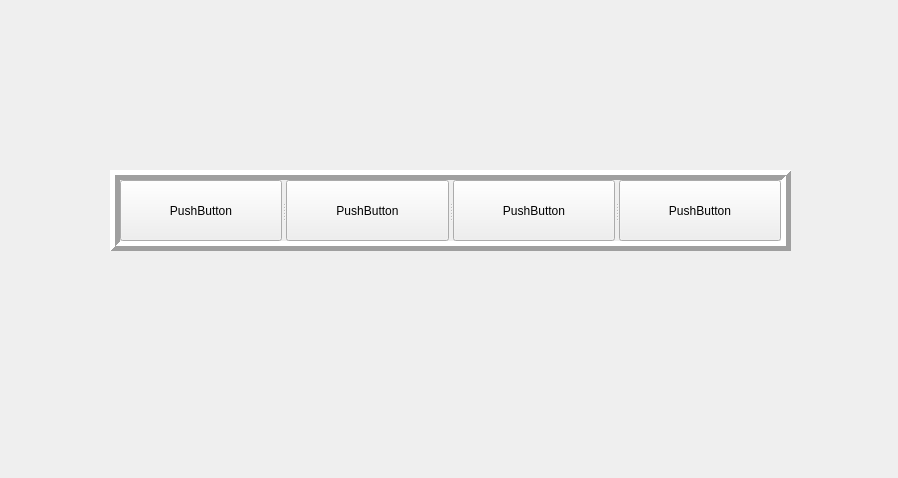
<?xml version="1.0" encoding="UTF-8"?>
<ui version="4.0">
 <class>MyWidget</class>
 <widget class="QWidget" name="MyWidget">
  <property name="geometry">
   <rect>
    <x>0</x>
    <y>0</y>
    <width>898</width>
    <height>478</height>
   </rect>
  </property>
  <property name="windowTitle">
   <string>MyWidget</string>
  </property>
  <widget class="QSplitter" name="splitter">
   <property name="geometry">
    <rect>
     <x>110</x>
     <y>170</y>
     <width>681</width>
     <height>81</height>
    </rect>
   </property>
   <property name="frameShape">
    <enum>QFrame::Box</enum>
   </property>
   <property name="frameShadow">
    <enum>QFrame::Raised</enum>
   </property>
   <property name="lineWidth">
    <number>5</number>
   </property>
   <property name="orientation">
    <enum>Qt::Horizontal</enum>
   </property>
   <widget class="QPushButton" name="pushButton_3">
    <property name="text">
     <string>PushButton</string>
    </property>
   </widget>
   <widget class="QPushButton" name="pushButton">
    <property name="text">
     <string>PushButton</string>
    </property>
   </widget>
   <widget class="QPushButton" name="pushButton_4">
    <property name="text">
     <string>PushButton</string>
    </property>
   </widget>
   <widget class="QPushButton" name="pushButton_2">
    <property name="text">
     <string>PushButton</string>
    </property>
   </widget>
  </widget>
 </widget>
 <layoutdefault spacing="6" margin="11"/>
 <resources/>
 <connections/>
</ui>
